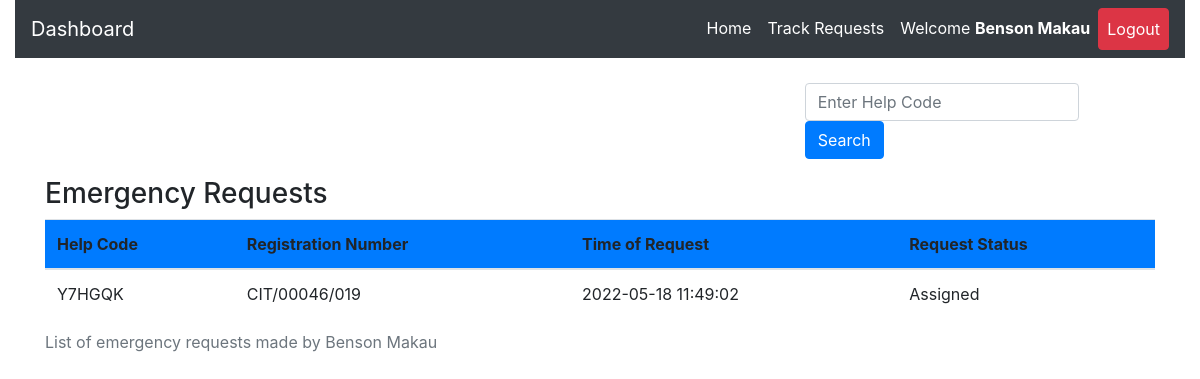
The app's page /track.php (signed in), older data.
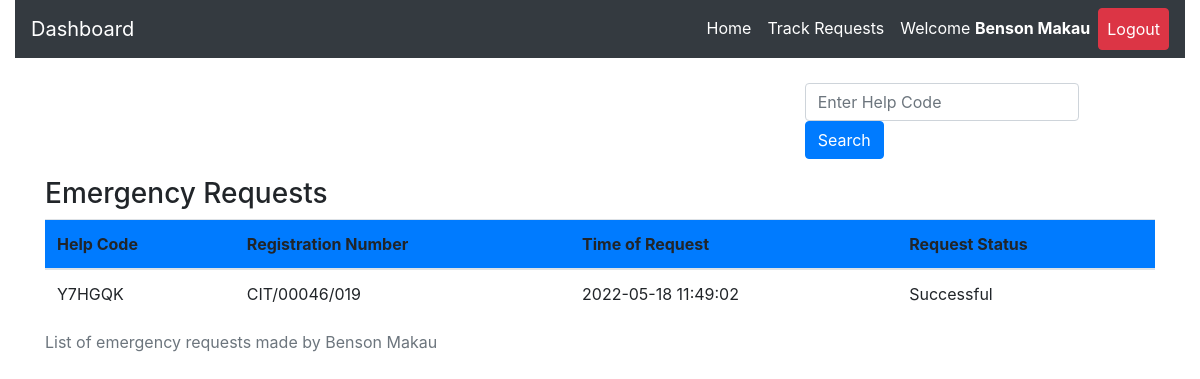
The same page, newer data.
### tables this page shows
CREATE TABLE `request_status` (
  `id` int(20) NOT NULL,
  `helpID` varchar(50) NOT NULL,
  `ip_address` varchar(100) NOT NULL,
  `request_latitude` varchar(50) NOT NULL,
  `request_longitude` varchar(50) NOT NULL,
  `status` varchar(50) DEFAULT 'Pending',
  `emergency_type` varchar(50) NOT NULL,
  `emergency_description` varchar(255) DEFAULT NULL,
  `admNo` varchar(255) NOT NULL,
  `timestamp` datetime NOT NULL DEFAULT CURRENT_TIMESTAMP
);

### track.php (the view, shortened to what this page needs)
<?php
include 'server.php';
    ?>
<!DOCTYPE html>
<html lang="en">
<head>
  <?php
include './components/header.php';
?>
  </head>
  <body>
    <?php
    include './components/navbar.php';
    ?>
<div class="container mt-4">
<div class="row border border-white">
  <div class="col-md-4"></div>
  <div class="col-md-4"></div>
  <div class="col-md-4">
  <form class="form-inline my-2 my-lg-0" method="POST" action="">
<input class="form-control mr-sm-2" type="search" name='searched_help_code' placeholder="Enter Help Code" aria-label="Search">
<button type="submit" name='search-button' class="btn btn-primary">Search</button>
</form>
  </div>
</div>
<div class="row m-2">
  <div class="col-md-12">
  </div>
</div>
<table class="table">
  <caption>List of emergency requests made by <?php  echo  $_SESSION['firstname'].' '. $_SESSION['lastname']; ?></caption>
  <thead>
      <h3>Emergency Requests</h3>
    <tr class='bg-primary'>
      <th scope="col">Help Code</th>
      <th scope="col">Registration  Number</th>
      <th scope="col">Time of Request</th>
      <th scope="col">Request Status</th>
    </tr>
  </thead>
  <tbody>
        <?php
        if($_SESSION['username']){
            $reg_num = $_SESSION['username'];
            $data_fetch_query = "SELECT * FROM `request_status` WHERE admNo='$reg_num' order by timestamp DESC LIMIT 15";
            $data_result = mysqli_query($db, $data_fetch_query);
            if ($data_result->num_rows > 0){
                while($row = $data_result->fetch_assoc()) {
            echo "<tr> <td>" .$row["helpID"].  "</td>";
            echo "<td>" .$row["admNo"]."</td>";
            echo "<td>" .$row["timestamp"]."</td>";
            echo "<td>" .$row["status"]."</td> </tr>";
            }
            }else{
            echo "<td>"."No Requests Found"."</td>";
            }
            } else{
                echo "<td>"."No Data Found"."</td>";
            }
    ?>
              </tbody>
</table>
  </body>
</html>

Row changes from the older to the newer data that the page shows:
changed request_status "Y7HGQK": status "Assigned" → "Successful"
